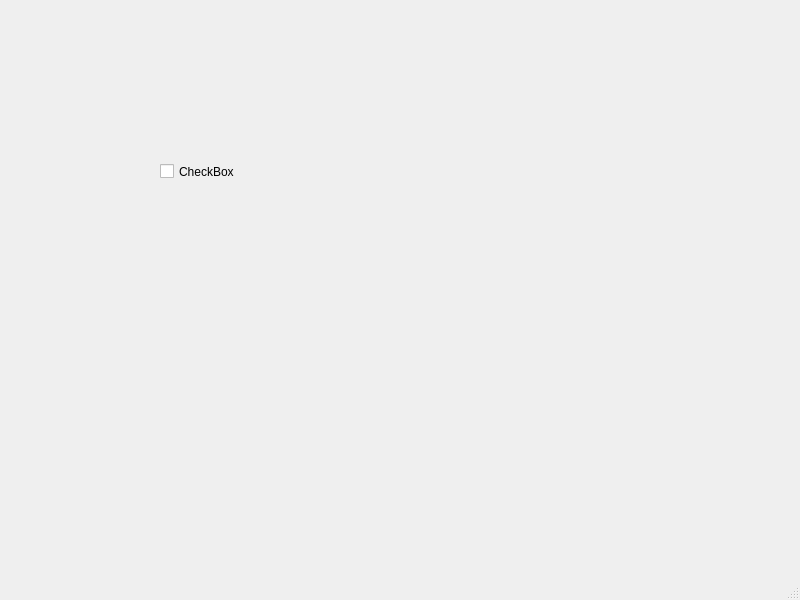
<?xml version="1.0" encoding="UTF-8"?>
<ui version="4.0">
 <class>MainWindow</class>
 <widget class="QMainWindow" name="MainWindow">
  <property name="geometry">
   <rect>
    <x>0</x>
    <y>0</y>
    <width>800</width>
    <height>600</height>
   </rect>
  </property>
  <property name="windowTitle">
   <string>MainWindow</string>
  </property>
  <widget class="QWidget" name="centralwidget">
   <widget class="QCheckBox" name="checkBox">
    <property name="geometry">
     <rect>
      <x>160</x>
      <y>160</y>
      <width>84</width>
      <height>23</height>
     </rect>
    </property>
    <property name="text">
     <string>CheckBox</string>
    </property>
   </widget>
  </widget>
  <widget class="QMenuBar" name="menubar">
   <property name="geometry">
    <rect>
     <x>0</x>
     <y>0</y>
     <width>800</width>
     <height>23</height>
    </rect>
   </property>
  </widget>
  <widget class="QStatusBar" name="statusbar"/>
 </widget>
 <resources/>
 <connections/>
</ui>
